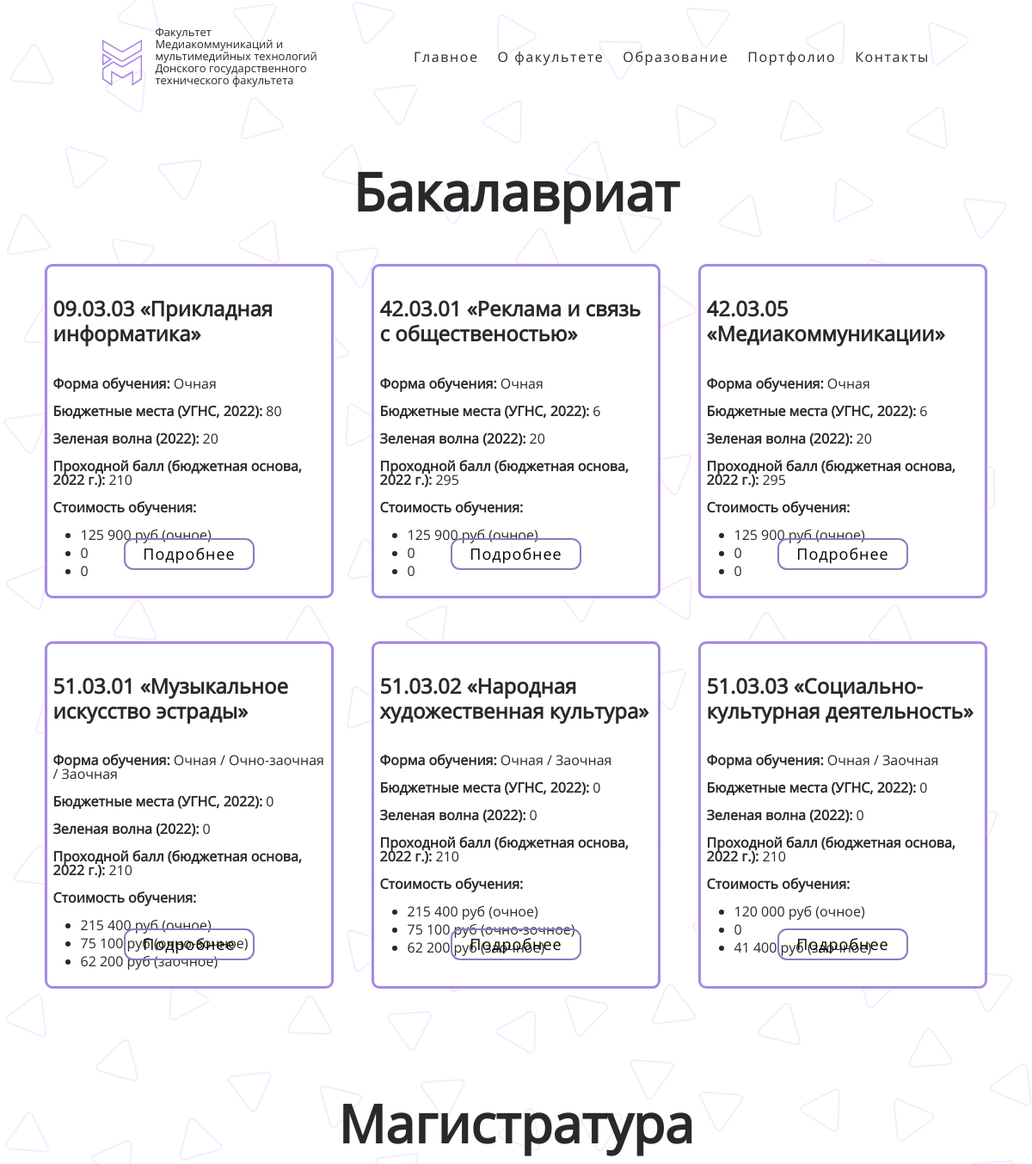
Before: /education/ (upper part) with the older database file.
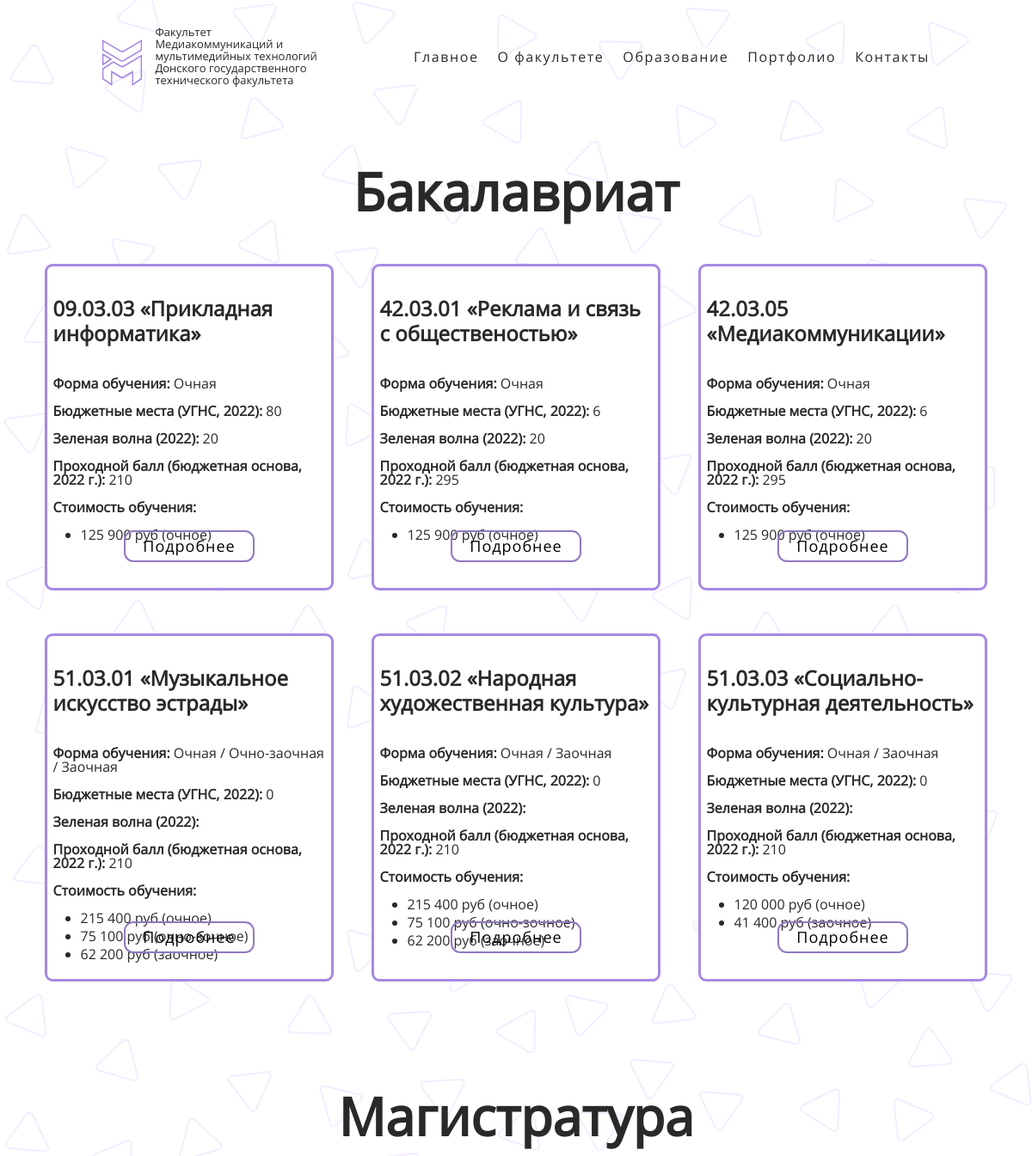
After: the same page with the newer database file.
### mkmt/models.py (models this page shows, shortened)
class studyingPrograms(models.Model):
    title = models.CharField(max_length = 255, verbose_name='Программа обучения')
    formOfEdu = models.TextField(blank = True, verbose_name='Форма обучения')
    budgetPlaces = models.IntegerField(blank = True, verbose_name='Бюджетные места')
    greenWave = models.IntegerField(blank = True, null = True, verbose_name='Зеленая волна')
    passingScore = models.IntegerField(blank = True, verbose_name='Проходной балл')
    profile = models.TextField(blank = True, verbose_name='Профиль обучения')
    ege = models.TextField(blank = True, verbose_name='ЕГЭ')
    spo = models.TextField(blank = True, verbose_name='СПО')
    priceFT = models.TextField(blank = True, null = True, verbose_name='Стоимость очного обучения')
    pricePT = models.TextField(blank = True, null = True, verbose_name='Стоимость очно-заочного обучения')
    priceDL = models.TextField(blank = True, null = True, verbose_name='Стоимость заочного обучения')
    class Meta:
        verbose_name = 'Бакалавриат'
        verbose_name_plural = 'Бакалавриат'
        ordering = ['title']

### mkmt/views.py (the view)
# urls.py: path('education/', education, name = 'education'),
def education(request):
    undergraduate = studyingPrograms.objects.all()
    magistr090402 = magistracy.objects.filter(title = '09.04.02 Информационные системы и технологии')
    magistr420405 = magistracy.objects.filter(title = '42.04.05 Медиакоммуникации')
    magistr420401 = magistracy.objects.filter(title = '42.04.01 Реклама и связи с общественностью')
    magistr510403 = magistracy.objects.filter(title = '51.04.03 Социально-культурная деятельность')
    magistr530402 = magistracy.objects.filter(title = '53.04.02 Вокальное искусство')
    return render(request, 'mkmt/education.html', {'undergraduate': undergraduate,
                                              'magistr090402': magistr090402,
                                              'magistr420405': magistr420405,
                                              'magistr420401': magistr420401,
                                              'magistr510403': magistr510403,
                                              'magistr530402': magistr530402})

### mkmt/templates/mkmt/education.html (shortened to what the changed rows need)
{% load static %}
<head>
    <link rel="stylesheet" type="text/css" href="http://cdn.jsdelivr.net/npm/slick-carousel@1.8.1/slick/slick.css" />
    <link href="https://cdn.jsdelivr.net/npm/bootstrap@5.0.2/dist/css/bootstrap.min.css" rel="stylesheet"
>
    <link rel="stylesheet" href="{% static 'mkmt/styles/fontello.css' %}">
    <link rel="stylesheet" href="{% static 'mkmt/styles/styles.css' %}" />
    <link rel="stylesheet" href="{% static 'mkmt/styles/wrapper.css' %}" />
    <link rel="stylesheet" href="{% static 'mkmt/styles/stylesEducation.css' %}">
    <link rel="stylesheet" href="{% static 'mkmt/styles/header.css' %}" />
    <link rel="stylesheet" href="{% static 'mkmt/styles/burger.css' %}" />
    <link rel="stylesheet" href="{% static 'mkmt/styles/footer.css' %}" />
</head>
<body>
    <div class="wrapper">
        <div class="main">
            <section class="undergraduate">
                <div class="container">
                    <div class="row">
                        <div class="col-12">
                            <h2 class="text-center  fw-bolder mb-5  direction_title" style="padding-top:70px ;">
                                Бакалавриат</h2>
                        </div>
                    </div>
                    <div class="cards ">
                        <div class="row">
                            {% for b in undergraduate %}
                            <div class="d-flex col-xl-4 col-md-6 col-sm-12 justify-content-center">
                                <div class="card my-card">
                                    <div class="card-body">
                                        <h4 class="card-title">{{b.title}}</h4>
                                        <p class="card-text text-1"><b>Форма обучения:</b> {{b.formOfEdu}}</p>
                                        <p class="card-text text-2"><b>Бюджетные места (УГНС, 2022):</b>
                                            {{b.budgetPlaces}}
                                        </p>
                                        <p class="card-text text-3"><b>Зеленая волна (2022):</b> {{b.greenWave}}</p>
                                        <p class="card-text text-4"><b>Проходной балл (бюджетная основа, 2022 г.):</b>
                                            {{b.passingScore}}</p>
                                        <p class="card-text text-1"><b>Стоимость обучения:</b></p>
                                        <ul class="">
                                            {% if b.priceFT %}
                                            <li class="my-li">{{b.priceFT}}</li>
                                            {% endif %}
                                            {% if b.pricePT %}
                                            <li class="my-li">{{b.pricePT}}</li>
                                            {% endif %}
                                            {% if b.priceDL %}
                                            <li class="my-li">{{b.priceDL}}</li>
                                            {% endif %}
                                        </ul>
                                        <div class="div-btn">
                                            <button type="button" class="btn my-btn btn-lg" data-bs-toggle="modal"
                                                data-bs-target="#modalId_{{b.id}}">
                                                Подробнее
                                            </button>
                                        </div>
                                    </div>
                                </div>
                            </div>
                            {% endfor %}
                        </div>
                    </div>
                </div>
            </section>
            <section class="magistracy">
                <div class="container">
                    <div class="row">
                        <div class="col-12">
                            <h2 class="text-center  fw-bolder mb-5  direction_title" style="padding-top: 70px;">
                                Магистратура
                            </h2>
                        </div>
                    </div>
                </div>
            </section>
        </div>
    </div>
</body>

Changed rows visible on the page:
changed studyingPrograms "09.03.03 «Прикладная информатика»": pricePT "0" → (not shown); priceDL "0" → (not shown)
changed studyingPrograms "42.03.01 «Реклама и связь с общественостью»": pricePT "0" → (not shown); priceDL "0" → (not shown)
changed studyingPrograms "42.03.05 «Медиакоммуникации»": pricePT "0" → (not shown); priceDL "0" → (not shown)
changed studyingPrograms "51.03.01 «Музыкальное искусство эстрады»": greenWave "0" → (not shown)
changed studyingPrograms "51.03.02 «Народная художественная культура»": greenWave "0" → (not shown)
changed studyingPrograms "51.03.03 «Социально-культурная деятельность»": greenWave "0" → (not shown); pricePT "0" → (not shown)
